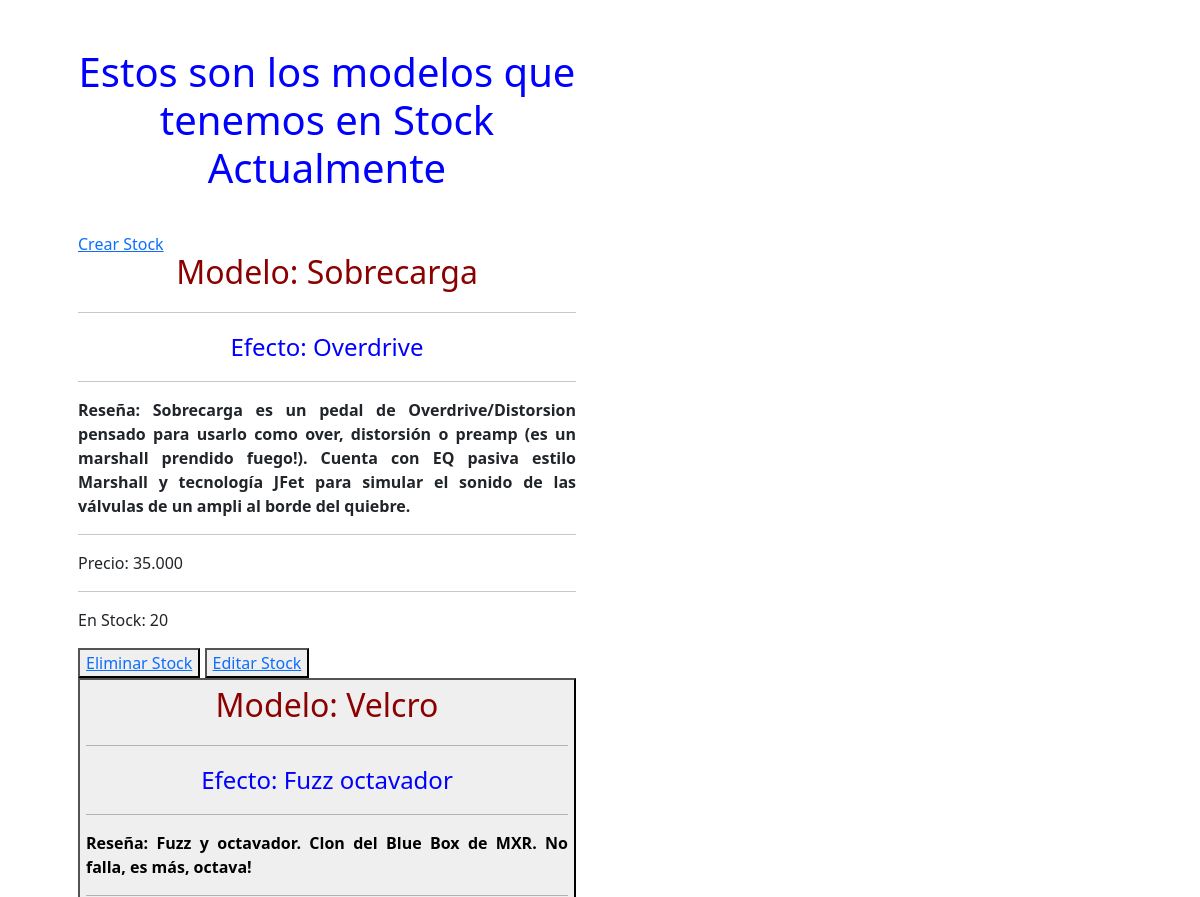
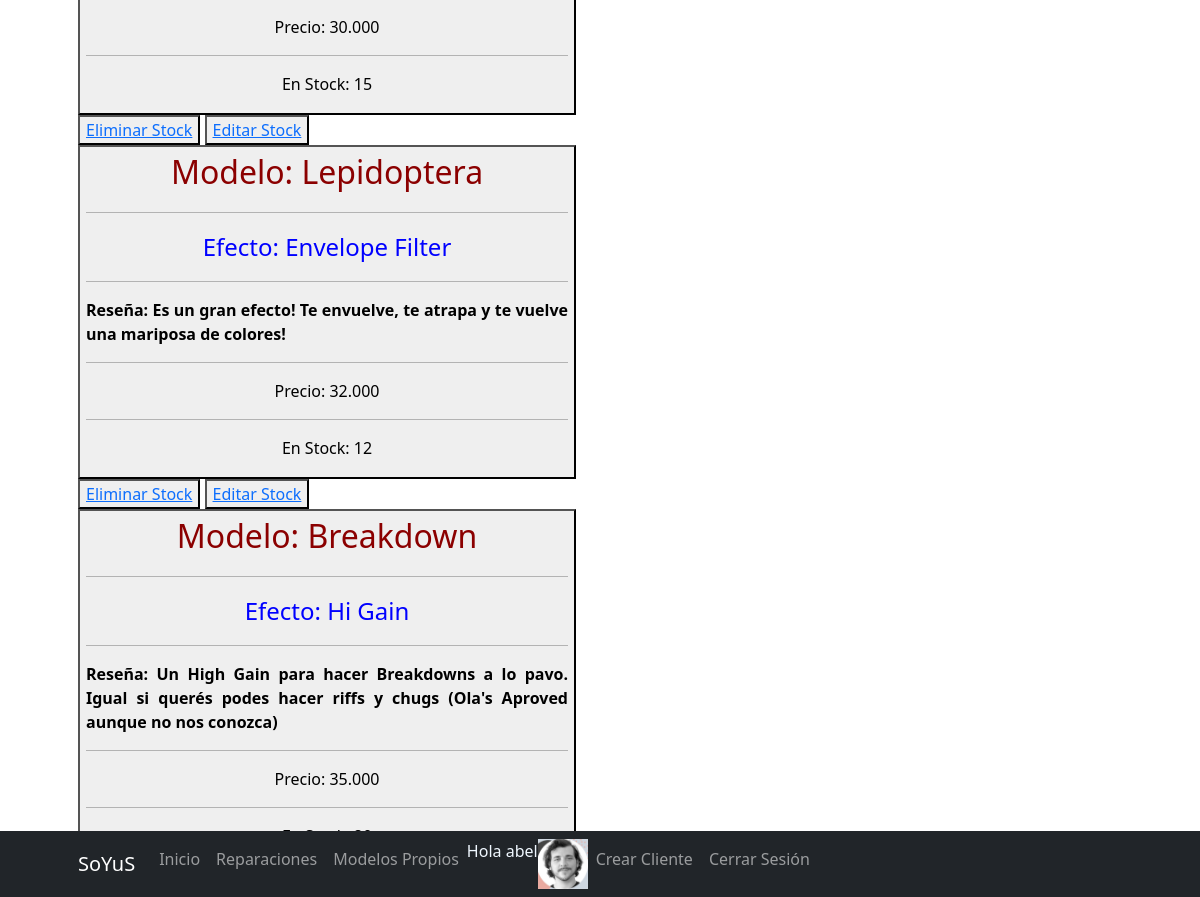
Page /App1/leer_stockpropio/ (signed in) on the committed database (2 pictures, top to bottom).
### App1/models.py (models this page shows, shortened)
class Avatar(models.Model):
    usuario = models.ForeignKey(User, on_delete=models.CASCADE)
    imagen = models.ImageField(upload_to="avatares", null=True, blank=True)

class StockPropio(models.Model):
    modelo = models.CharField(max_length=50)
    efecto = models.CharField(max_length=50)
    unidades = models.CharField(max_length=20)
    descripcion = models.TextField()
    precio = models.CharField(max_length=20)

### App1/views.py (the view)
# urls.py: path("leer_stockpropio/", leer_stockpropio, name="StockPropio"),
def leer_stockpropio(request):
    pedal = StockPropio.objects.all()
    contexto = {"modelopropio": pedal}
    return render (request,"App1/pedalespropios.html", contexto)

### App1/templates/App1/pedalespropios.html (shortened to what this page needs)
{% extends "App1/padre.html" %}
{% load static %}
{% block titulo %}
<p style="text-align: center;"> Estos son los modelos que tenemos en Stock Actualmente </p>
    {% endblock %}
{%block texto%}
<br>
{% if request.user.is_superuser %}
<a href="{% url 'Crear_stockpropio' %}" style="position:absolute"> Crear Stock</a>
{% endif %}
{% for pedal in modelopropio %}
    <p style="color:darkred; text-align: center; font-size:200%"> Modelo: {{pedal.modelo}} </p>
    <hr>
    <p style="color: blue; text-align: center; font-size:150%; "> Efecto:  {{pedal.efecto}} </p>
    <hr>
    <p style="text-align: justify; font-weight:bold;" > Reseña: {{pedal.descripcion}}</p>
    <hr>
    <p>Precio: {{pedal.precio}}</p>
    <hr>
    <p> En Stock: {{pedal.unidades}}</p>
    {% if request.user.is_superuser %}
        <button>
        <a href="{% url 'Eliminar_stockpropio' pedal.modelo %}"> Eliminar Stock</a>
        </button>
        <button>
        <a href="{% url 'Editar_stockpropio' pedal.modelo %}"> Editar Stock</a>
        </button>
    {% endif %}
    <button>
{% endfor %}
{% endblock %}

### App1/templates/App1/padre.html (shortened to what this page needs)
<!DOCTYPE html>
<html lang="en">
    <head>
        {% load static %}
        <link href="{% static 'App1/css/styles.css' %}" rel="stylesheet" />
    </head>
    <body>
        <nav class="navbar navbar-expand-lg navbar-dark bg-dark fixed-bottom">
            <div class="container px-4 px-lg-5">
                <a class="navbar-brand" href="https://www.instagram.com/soyus_ar/">SoYuS</a>
                <div class="collapse navbar-collapse" id="navbarResponsive">
                    <ul class="navbar-nav ml-auto">
                        <li class="nav-item active"><a class="nav-link" href="{% url 'Inicio' %}">Inicio</a></li>
                        <li class="nav-item"><a class="nav-link" href="{% url 'FormularioReparacion' %}">Reparaciones</a></li>
                        <li class="nav-item"><a class="nav-link" href="{% url 'StockPropio' %}">Modelos Propios</a></li>
                        {% if request.user.is_authenticated%}
                        <p style="color: aliceblue;"> Hola {{user.username}}  </p>
                        {% with user.avatar_set.first  as miAvatar %}
                        {% if miAvatar %}
                        <img src="{{miAvatar.imagen.url}}" alt="sin imagen" style="max-width: 50px;">
                        {% endif %}
                        {% endwith %}
                        <li class="nav-item"><a class="nav-link" href="{% url 'FormularioCliente' %}">Crear Cliente</a></li>
                        <li class="nav-item"><a class="nav-link" href="{% url 'Logout' %}">Cerrar Sesión</a></li>
                        {% else %}
                        <li class="nav-item"><a class="nav-link" href="{% url 'SignIn' %}"> Registrarse</a></li>
                        <li class="nav-item"><a class="nav-link" href="{% url 'Login' %}">Iniciar Sesión</a></li>
                        {% endif %}
                    </ul>
                </div>
            </div>
        </nav>
        <section>
            <div class="container px-4 px-lg-5">
                <div class="row gx-4 gx-lg-5">
                    <div class="col-lg-6">
                        <h1 class="mt-5" style=color:blue>
                            {% block titulo %}
                            {% endblock %}
                        </h1>
                        <p style="color: darkblue;">
                            {% block texto%}
                            {% endblock %}
                        </p>
                    </div>
                </div>
            </div>
        </section>
    </body>
</html>

### rows in the picture
Avatar: imagen (picture)
StockPropio: modelo "Sobrecarga", efecto "Overdrive", descripcion "Sobrecarga es un pedal de Overdrive/Distorsion pensado para usarlo como over, distorsión o preamp (es un marshall prendido fuego!). Cuenta con EQ pasiva estilo Marshall y tecnología JFet para simular el sonido de las válvulas de un ampli al borde del quiebre.", precio "35.000", unidades "20", shows "Eliminar Stock"
StockPropio: modelo "Velcro", efecto "Fuzz octavador", descripcion "Fuzz y octavador. Clon del Blue Box de MXR. No falla, es más, octava!", precio "30.000", unidades "15", shows "Eliminar Stock"
StockPropio: modelo "Lepidoptera", efecto "Envelope Filter", descripcion "Es un gran efecto! Te envuelve, te atrapa y te vuelve una mariposa de colores!", precio "32.000", unidades "12", shows "Eliminar Stock"
StockPropio: modelo "Breakdown", efecto "Hi Gain", descripcion "Un High Gain para hacer Breakdowns a lo pavo. Igual si querés podes hacer riffs y chugs (Ola's Aproved aunque no nos conozca)", precio "35.000"

### other values in the picture
{{ user.username }} "abel"
